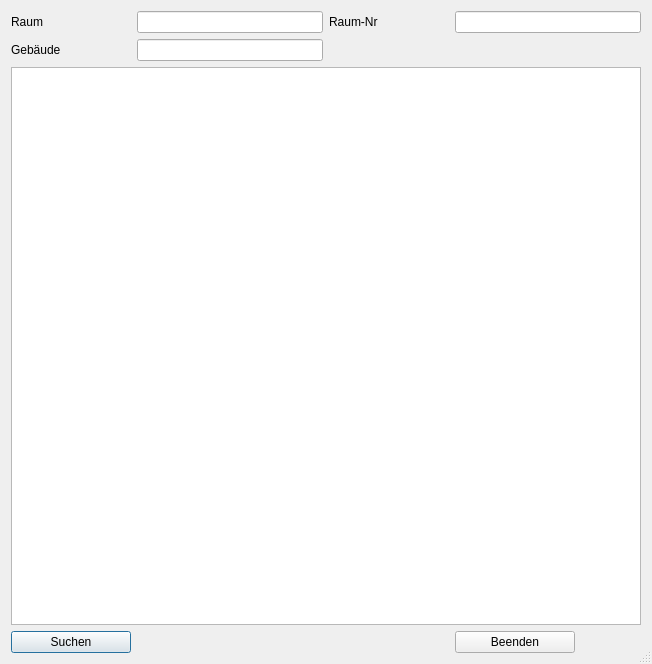
<?xml version="1.0" encoding="UTF-8"?>
<ui version="4.0">
 <class>Dialog</class>
 <widget class="QDialog" name="Dialog">
  <property name="geometry">
   <rect>
    <x>0</x>
    <y>0</y>
    <width>652</width>
    <height>664</height>
   </rect>
  </property>
  <property name="windowTitle">
   <string>Dialog</string>
  </property>
  <property name="sizeGripEnabled">
   <bool>true</bool>
  </property>
  <layout class="QGridLayout" name="gridLayout">
   <item row="3" column="0">
    <widget class="QPushButton" name="pB_Suchen">
     <property name="minimumSize">
      <size>
       <width>120</width>
       <height>0</height>
      </size>
     </property>
     <property name="maximumSize">
      <size>
       <width>120</width>
       <height>16777215</height>
      </size>
     </property>
     <property name="text">
      <string>Suchen</string>
     </property>
    </widget>
   </item>
   <item row="0" column="0">
    <widget class="QLabel" name="lb_Room">
     <property name="minimumSize">
      <size>
       <width>120</width>
       <height>0</height>
      </size>
     </property>
     <property name="maximumSize">
      <size>
       <width>16777215</width>
       <height>16777215</height>
      </size>
     </property>
     <property name="text">
      <string>Raum</string>
     </property>
    </widget>
   </item>
   <item row="0" column="3">
    <widget class="QLineEdit" name="leRaumNr"/>
   </item>
   <item row="3" column="3">
    <widget class="QPushButton" name="pB_Beenden">
     <property name="sizePolicy">
      <sizepolicy hsizetype="Minimum" vsizetype="Fixed">
       <horstretch>0</horstretch>
       <verstretch>0</verstretch>
      </sizepolicy>
     </property>
     <property name="minimumSize">
      <size>
       <width>120</width>
       <height>0</height>
      </size>
     </property>
     <property name="maximumSize">
      <size>
       <width>120</width>
       <height>16777215</height>
      </size>
     </property>
     <property name="text">
      <string>Beenden</string>
     </property>
     <property name="icon">
      <iconset>
       <normaloff>../../UsedSymbols/log-out_icon-icons.com_50106.ico</normaloff>../../UsedSymbols/log-out_icon-icons.com_50106.ico</iconset>
     </property>
    </widget>
   </item>
   <item row="0" column="1">
    <widget class="QLineEdit" name="leRaeume"/>
   </item>
   <item row="1" column="0">
    <widget class="QLabel" name="label_2">
     <property name="text">
      <string>Gebäude</string>
     </property>
    </widget>
   </item>
   <item row="1" column="1">
    <widget class="QLineEdit" name="leGebaeude"/>
   </item>
   <item row="0" column="2">
    <widget class="QLabel" name="label">
     <property name="minimumSize">
      <size>
       <width>120</width>
       <height>0</height>
      </size>
     </property>
     <property name="text">
      <string>Raum-Nr</string>
     </property>
    </widget>
   </item>
   <item row="2" column="0" colspan="4">
    <widget class="QTableWidget" name="tb_Raeume"/>
   </item>
  </layout>
 </widget>
 <resources/>
 <connections/>
</ui>
